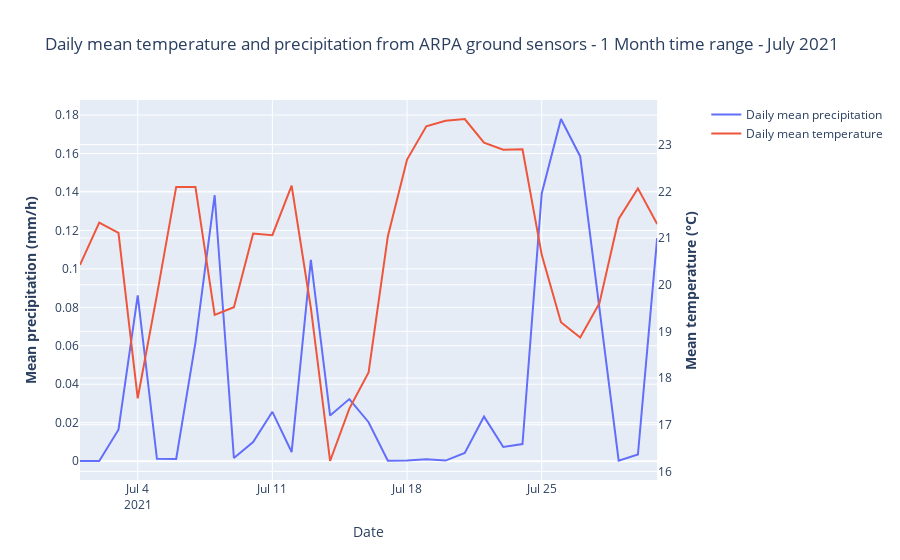

The code cell stored with this chart in its notebook:
### Markdown cell above
## Plot mean temperature and precipitation for all ARPA sensor over Lombardy region

### Code cell
import matplotlib.pyplot as plt
import plotly.graph_objects as go
from plotly.subplots import make_subplots

fig = make_subplots(specs=[[{"secondary_y": True}]])

# Add traces
fig.add_trace(
    go.Scatter(x=prec_mean.index, y=prec_mean.valore, name="Daily mean precipitation"),
    secondary_y=False,
)

fig.add_trace(
    go.Scatter(x=temp_mean.index, y=temp_mean.valore, name="Daily mean temperature"),
    secondary_y=True,
)

# Add figure title
fig.update_layout(
    title_text="Daily mean temperature and precipitation from ARPA ground sensors - 1 Month time range - " +str(start_date_dt.strftime("%B %Y"))
)

# Set x-axis title
fig.update_xaxes(title_text="Date")

# Set y-axes titles
fig.update_yaxes(title_text="<b>Mean precipitation (mm/h)</b>", secondary_y=False)
fig.update_yaxes(title_text="<b>Mean temperature (°C)</b>", secondary_y=True)

fig.show()

### Figure 1 — Plotly figure (JSON) as saved in the notebook; plotly's stock layout.template omitted (floating-point values rounded to 4 significant figures)
{"data": [{"name": "Daily mean precipitation", "type": "scatter", "x": ["2021-07-01T00:00:00", "2021-07-02T00:00:00", "2021-07-03T00:00:00", "2021-07-04T00:00:00", "2021-07-05T00:00:00", "2021-07-06T00:00:00", "2021-07-07T00:00:00", "2021-07-08T00:00:00", "2021-07-09T00:00:00", "2021-07-10T00:00:00", "2021-07-11T00:00:00", "2021-07-12T00:00:00", "2021-07-13T00:00:00", "2021-07-14T00:00:00", "2021-07-15T00:00:00", "2021-07-16T00:00:00", "2021-07-17T00:00:00", "2021-07-18T00:00:00", "2021-07-19T00:00:00", "2021-07-20T00:00:00", "2021-07-21T00:00:00", "2021-07-22T00:00:00", "2021-07-23T00:00:00", "2021-07-24T00:00:00", "2021-07-25T00:00:00", "2021-07-26T00:00:00", "2021-07-27T00:00:00", "2021-07-28T00:00:00", "2021-07-29T00:00:00", "2021-07-30T00:00:00", "2021-07-31T00:00:00"], "xaxis": "x", "y": [0.0001216, 7.041e-05, 0.01635, 0.08619, 0.001198, 0.001133, 0.06161, 0.1383, 0.001633, 0.009944, 0.02565, 0.004738, 0.1047, 0.02369, 0.03228, 0.02027, 0.0001856, 0.0003136, 0.000981, 0.0003019, 0.004223, 0.02317, 0.007387, 0.008896, 0.1392, 0.178, 0.1585, 0.08052, 0.0002308, 0.003455, 0.1161], "yaxis": "y"}, {"name": "Daily mean temperature", "type": "scatter", "x": ["2021-07-01T00:00:00", "2021-07-02T00:00:00", "2021-07-03T00:00:00", "2021-07-04T00:00:00", "2021-07-05T00:00:00", "2021-07-06T00:00:00", "2021-07-07T00:00:00", "2021-07-08T00:00:00", "2021-07-09T00:00:00", "2021-07-10T00:00:00", "2021-07-11T00:00:00", "2021-07-12T00:00:00", "2021-07-13T00:00:00", "2021-07-14T00:00:00", "2021-07-15T00:00:00", "2021-07-16T00:00:00", "2021-07-17T00:00:00", "2021-07-18T00:00:00", "2021-07-19T00:00:00", "2021-07-20T00:00:00", "2021-07-21T00:00:00", "2021-07-22T00:00:00", "2021-07-23T00:00:00", "2021-07-24T00:00:00", "2021-07-25T00:00:00", "2021-07-26T00:00:00", "2021-07-27T00:00:00", "2021-07-28T00:00:00", "2021-07-29T00:00:00", "2021-07-30T00:00:00", "2021-07-31T00:00:00"], "xaxis": "x", "y": [20.42, 21.33, 21.11, 17.57, 19.78, 22.1, 22.1, 19.35, 19.52, 21.1, 21.06, 22.12, 19.5, 16.22, 17.35, 18.12, 21.03, 22.68, 23.4, 23.51, 23.55, 23.05, 22.89, 22.9, 20.64, 19.2, 18.87, 19.61, 21.41, 22.06, 21.3], "yaxis": "y2"}], "layout": {"autosize": true, "title": {"text": "Daily mean temperature and precipitation from ARPA ground sensors - 1 Month time range - July 2021"}, "xaxis": {"anchor": "y", "autorange": true, "domain": [0, 0.94], "range": ["2021-07-01", "2021-07-31"], "title": {"text": "Date"}, "type": "date"}, "yaxis": {"anchor": "x", "autorange": true, "domain": [0, 1], "range": [-0.009813, 0.1879], "title": {"text": "<b>Mean precipitation (mm/h)</b>"}, "type": "linear"}, "yaxis2": {"anchor": "x", "autorange": true, "overlaying": "y", "range": [15.82, 23.96], "side": "right", "title": {"text": "<b>Mean temperature (°C)</b>"}, "type": "linear"}}}
